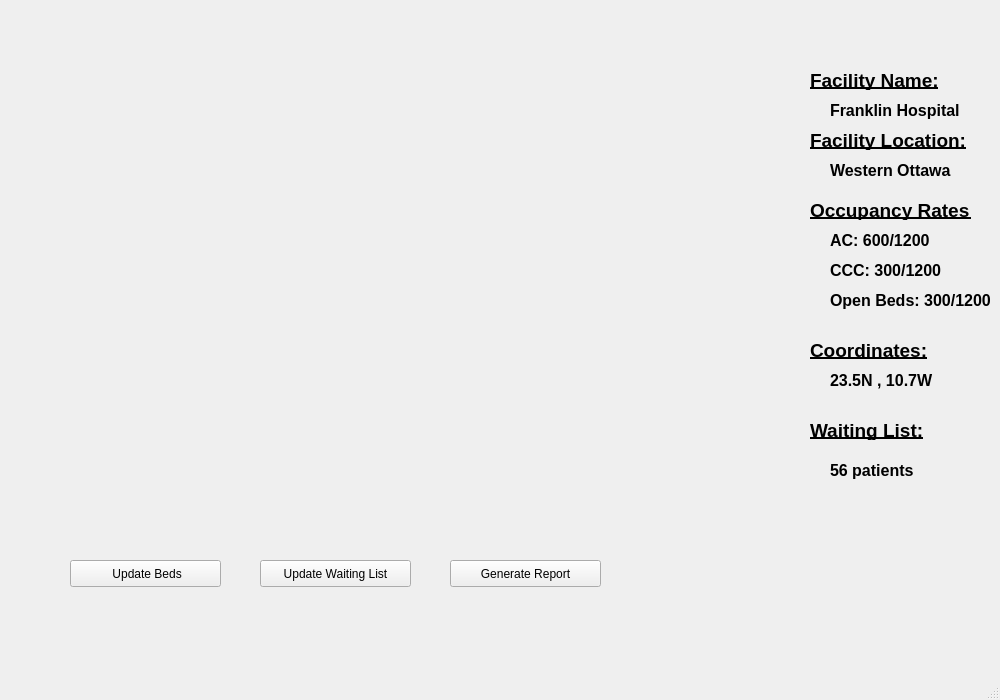
<?xml version="1.0" encoding="UTF-8"?>
<ui version="4.0">
 <class>MainWindow</class>
 <widget class="QMainWindow" name="MainWindow">
  <property name="geometry">
   <rect>
    <x>0</x>
    <y>0</y>
    <width>1000</width>
    <height>700</height>
   </rect>
  </property>
  <property name="windowTitle">
   <string>MainWindow</string>
  </property>
  <widget class="QWidget" name="centralwidget">
   <widget class="QLabel" name="mapBox">
    <property name="geometry">
     <rect>
      <x>0</x>
      <y>0</y>
      <width>1000</width>
      <height>1000</height>
     </rect>
    </property>
    <property name="text">
     <string/>
    </property>
   </widget>
   <widget class="QLabel" name="label">
    <property name="geometry">
     <rect>
      <x>810</x>
      <y>200</y>
      <width>161</width>
      <height>20</height>
     </rect>
    </property>
    <property name="font">
     <font>
      <pointsize>14</pointsize>
      <weight>75</weight>
      <bold>true</bold>
      <underline>true</underline>
     </font>
    </property>
    <property name="text">
     <string>Occupancy Rates:</string>
    </property>
   </widget>
   <widget class="QLabel" name="label_2">
    <property name="geometry">
     <rect>
      <x>830</x>
      <y>230</y>
      <width>141</width>
      <height>20</height>
     </rect>
    </property>
    <property name="font">
     <font>
      <pointsize>12</pointsize>
      <weight>75</weight>
      <bold>true</bold>
     </font>
    </property>
    <property name="text">
     <string>AC: 600/1200</string>
    </property>
   </widget>
   <widget class="QLabel" name="label_3">
    <property name="geometry">
     <rect>
      <x>830</x>
      <y>260</y>
      <width>141</width>
      <height>20</height>
     </rect>
    </property>
    <property name="font">
     <font>
      <pointsize>12</pointsize>
      <weight>75</weight>
      <bold>true</bold>
     </font>
    </property>
    <property name="text">
     <string>CCC: 300/1200</string>
    </property>
   </widget>
   <widget class="QLabel" name="label_4">
    <property name="geometry">
     <rect>
      <x>830</x>
      <y>290</y>
      <width>171</width>
      <height>20</height>
     </rect>
    </property>
    <property name="font">
     <font>
      <pointsize>12</pointsize>
      <weight>75</weight>
      <bold>true</bold>
     </font>
    </property>
    <property name="text">
     <string>Open Beds: 300/1200</string>
    </property>
   </widget>
   <widget class="QPushButton" name="pushButton">
    <property name="geometry">
     <rect>
      <x>70</x>
      <y>560</y>
      <width>151</width>
      <height>27</height>
     </rect>
    </property>
    <property name="text">
     <string> Update Beds</string>
    </property>
   </widget>
   <widget class="QPushButton" name="pushButton_2">
    <property name="geometry">
     <rect>
      <x>260</x>
      <y>560</y>
      <width>151</width>
      <height>27</height>
     </rect>
    </property>
    <property name="text">
     <string>Update Waiting List</string>
    </property>
   </widget>
   <widget class="QPushButton" name="pushButton_3">
    <property name="geometry">
     <rect>
      <x>450</x>
      <y>560</y>
      <width>151</width>
      <height>27</height>
     </rect>
    </property>
    <property name="text">
     <string>Generate Report</string>
    </property>
   </widget>
   <widget class="QLabel" name="label_5">
    <property name="geometry">
     <rect>
      <x>810</x>
      <y>340</y>
      <width>171</width>
      <height>20</height>
     </rect>
    </property>
    <property name="font">
     <font>
      <pointsize>14</pointsize>
      <weight>75</weight>
      <bold>true</bold>
      <underline>true</underline>
     </font>
    </property>
    <property name="text">
     <string>Coordinates:</string>
    </property>
   </widget>
   <widget class="QLabel" name="label_6">
    <property name="geometry">
     <rect>
      <x>830</x>
      <y>370</y>
      <width>141</width>
      <height>20</height>
     </rect>
    </property>
    <property name="font">
     <font>
      <pointsize>12</pointsize>
      <weight>75</weight>
      <bold>true</bold>
     </font>
    </property>
    <property name="text">
     <string>23.5N , 10.7W</string>
    </property>
   </widget>
   <widget class="QLabel" name="label_7">
    <property name="geometry">
     <rect>
      <x>810</x>
      <y>420</y>
      <width>171</width>
      <height>20</height>
     </rect>
    </property>
    <property name="font">
     <font>
      <pointsize>14</pointsize>
      <weight>75</weight>
      <bold>true</bold>
      <underline>true</underline>
     </font>
    </property>
    <property name="text">
     <string>Waiting List:</string>
    </property>
   </widget>
   <widget class="QLabel" name="label_8">
    <property name="geometry">
     <rect>
      <x>830</x>
      <y>460</y>
      <width>141</width>
      <height>20</height>
     </rect>
    </property>
    <property name="font">
     <font>
      <pointsize>12</pointsize>
      <weight>75</weight>
      <bold>true</bold>
     </font>
    </property>
    <property name="text">
     <string>56 patients</string>
    </property>
   </widget>
   <widget class="QLabel" name="label_9">
    <property name="geometry">
     <rect>
      <x>810</x>
      <y>70</y>
      <width>161</width>
      <height>20</height>
     </rect>
    </property>
    <property name="font">
     <font>
      <pointsize>14</pointsize>
      <weight>75</weight>
      <bold>true</bold>
      <underline>true</underline>
     </font>
    </property>
    <property name="text">
     <string>Facility Name:</string>
    </property>
   </widget>
   <widget class="QLabel" name="label_10">
    <property name="geometry">
     <rect>
      <x>830</x>
      <y>100</y>
      <width>161</width>
      <height>20</height>
     </rect>
    </property>
    <property name="font">
     <font>
      <pointsize>12</pointsize>
      <weight>75</weight>
      <bold>true</bold>
     </font>
    </property>
    <property name="text">
     <string>Franklin Hospital</string>
    </property>
   </widget>
   <widget class="QLabel" name="label_11">
    <property name="geometry">
     <rect>
      <x>810</x>
      <y>130</y>
      <width>161</width>
      <height>20</height>
     </rect>
    </property>
    <property name="font">
     <font>
      <pointsize>14</pointsize>
      <weight>75</weight>
      <bold>true</bold>
      <underline>true</underline>
     </font>
    </property>
    <property name="text">
     <string>Facility Location:</string>
    </property>
   </widget>
   <widget class="QLabel" name="label_12">
    <property name="geometry">
     <rect>
      <x>830</x>
      <y>160</y>
      <width>161</width>
      <height>20</height>
     </rect>
    </property>
    <property name="font">
     <font>
      <pointsize>12</pointsize>
      <weight>75</weight>
      <bold>true</bold>
     </font>
    </property>
    <property name="text">
     <string>Western Ottawa</string>
    </property>
   </widget>
  </widget>
  <widget class="QMenuBar" name="menubar">
   <property name="geometry">
    <rect>
     <x>0</x>
     <y>0</y>
     <width>1000</width>
     <height>25</height>
    </rect>
   </property>
  </widget>
  <widget class="QStatusBar" name="statusbar"/>
 </widget>
 <resources/>
 <connections/>
</ui>
